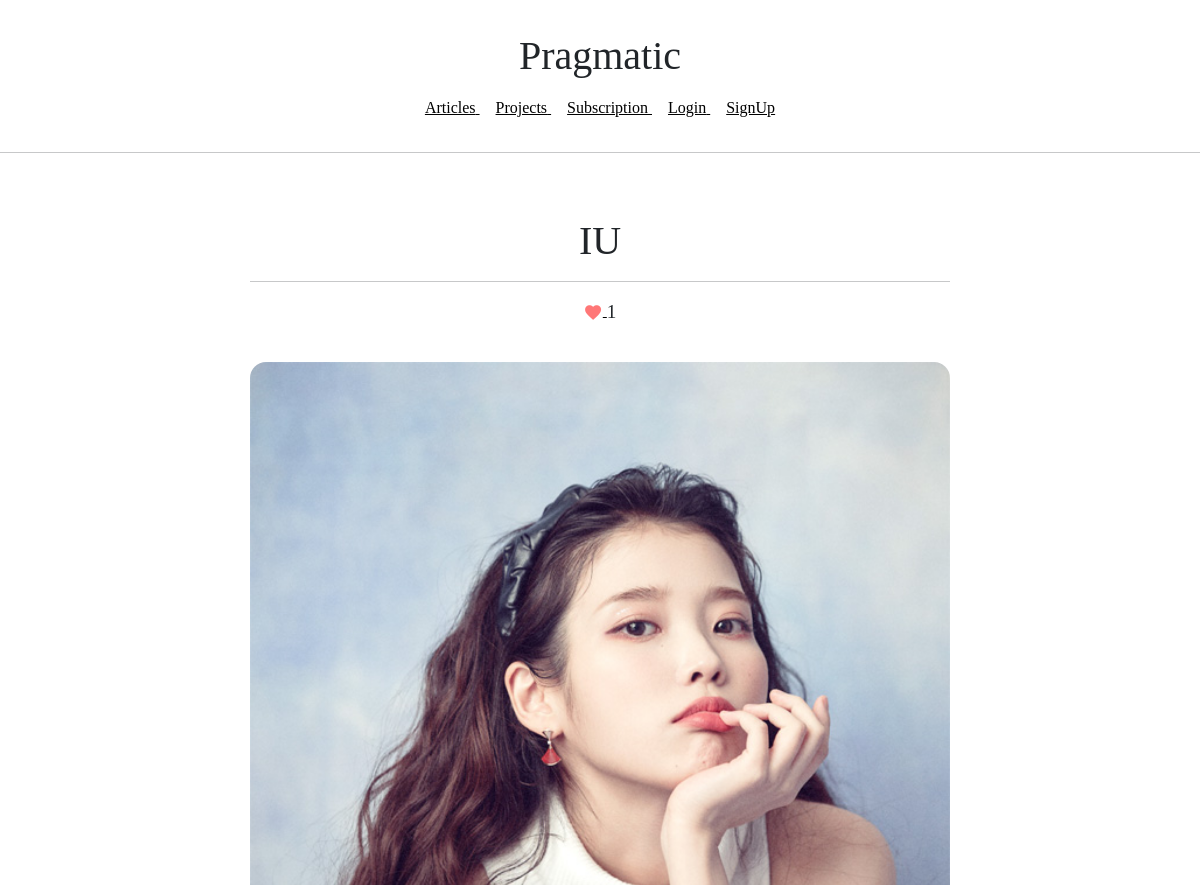
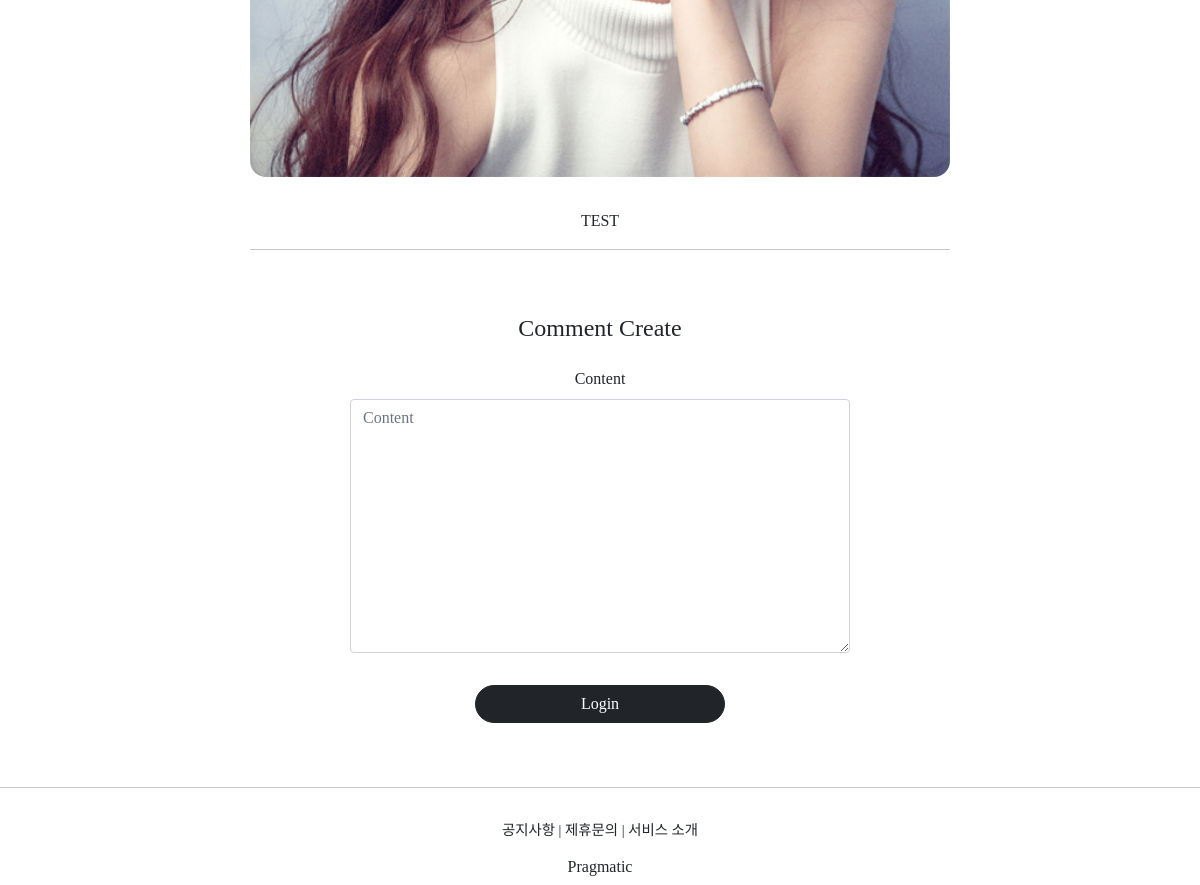
/articles/detail/13, run on the app's committed database (2 pictures, top to bottom).
### articleapp/models.py (models this page shows)
class Article(models.Model):
    writer = models.ForeignKey(User, on_delete=models.SET_NULL, related_name='article',null=True)
    project = models.ForeignKey(Project, on_delete=models.SET_NULL, related_name='article', null=True)
    title = models.CharField(max_length=200, null=True)
    image = models.ImageField(upload_to='article/', null=False)
    content = models.TextField(null=True)
    created_at = models.DateField(auto_now_add=True, null=True)
    like = models.IntegerField(default=0)

### articleapp/views.py (the view)
# urls.py: path('detail/<int:pk>', ArticleDetailView.as_view(), name='detail'),
class ArticleDetailView(DetailView, FormMixin):
    model = Article
    form_class = CommentCreationForm
    context_object_name = 'target_article'
    template_name = 'articleapp/detail.html'

### commentapp/forms.py
class CommentCreationForm(ModelForm):
    class Meta:
        model = Comment
        fields = ['content']

### articleapp/templates/articleapp/detail.html (shortened to what this page needs)
{% extends 'base.html' %}
{% block content %}
  <div>
    <div style="text-align: center; max-width: 700px; margin: 4rem auto;">
      <h1>
        {{ target_article.title }}
      </h1>
      <hr>
        <div style="height: 2rem;">
        <a href="{% url 'likeapp:article_like' pk=target_article.pk %}">
          <i style="vertical-align: middle; font-size: 1.2rem; color: #f77"
             class="material-icons">
          </i>
        </a>
        <span style="vertical-align: middle; font-size: 1.2rem;">
          {{ target_article.like }}
        </span>
      </div>
      <img style="width: 100%; border-radius: 1rem; margin: 2rem 0;"
              src="{{ target_article.image.url }}" alt="">
      <div class="text-left">
        {{ target_article.content | safe }}
      </div>
      <hr>
      {% include 'commentapp/create.html' with article=target_article %}
    </div>
  </div>
{% endblock %}

### static/base.css (style rules this page uses)
a { color: black; }

### data on the page
Article: title "IU", like "1", image (picture), content "TEST"
